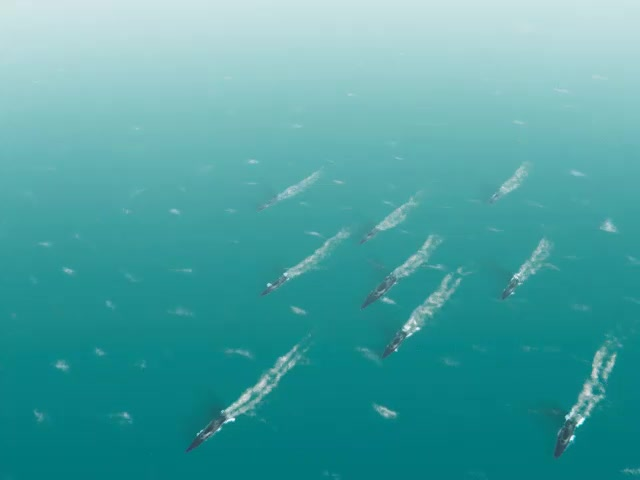
#> input picture Dataset/data/photo/a1.jpg, 640 x 480 px, found by its file name; its folder holds only this picture in this run
$ python stern_wave.py
#> lines starting #> are read from the running program, lines starting #| are printed output that depends on the picture; after the words box and inside, x2 and y2 are one past the last pixel; in counts of white or black regions, pixels touching at a corner belong together
import cv2
import numpy as np
from shapely.geometry import Polygon
import os
import re
import time
import pandas as pd
import matplotlib.pyplot as plt

class BoatTracker:
    def __init__(self):
        pass

    def get_blue_sea_boxes(self, img, S, V):
        """
        Expert A: For a1, a2, b1 (Standard Blue Water)
        Strategy: Catch bright, cyan-ish wakes.
        """
        # Loose Saturation (< 100) allows cyan wakes
        _, m_sat = cv2.threshold(S, 100, 255, cv2.THRESH_BINARY_INV)
        _, m_val = cv2.threshold(V, 140, 255, cv2.THRESH_BINARY)
        mask = cv2.bitwise_and(m_sat, m_val)

        # Connect gaps to form solid objects
        kernel = np.ones((5, 5), np.uint8)
        mask = cv2.morphologyEx(mask, cv2.MORPH_CLOSE, kernel)

        boxes = []
        contours, _ = cv2.findContours(mask, cv2.RETR_EXTERNAL, cv2.CHAIN_APPROX_SIMPLE)

        for cnt in contours:
            area = cv2.contourArea(cnt)
            # Filter: Big and Long
            if area > 200:
                rect = cv2.minAreaRect(cnt)
                width, height = rect[1]
                if width > 0 and height > 0:
                    ratio = max(width, height) / min(width, height)

                    # Strict Ratio (> 1.6) rejects circles/loops
                    if ratio > 1.6:
                        hull = cv2.convexHull(cnt)
                        hull_area = cv2.contourArea(hull)
                        solidity = area / hull_area if hull_area > 0 else 0

                        if solidity > 0.4:
                            box = cv2.boxPoints(rect)
                            box = np.int32(box)
                            boxes.append(box)
        return boxes

    def get_loop_and_micro_boxes(self, img, gray, S):
        """
        Expert B: For c1, c2 (Loops / Tiny Boats)
        Strategy: Use TWO scales of Adaptive Thresholding.
        """
        # 1. Standard Adaptive (For c2 - Medium chunks)
        gray_blur = cv2.GaussianBlur(gray, (5, 5), 0)
        mask_macro = cv2.adaptiveThreshold(
            gray_blur, 255, cv2.ADAPTIVE_THRESH_GAUSSIAN_C,
            cv2.THRESH_BINARY, 51, -10
        )

        # 2. Micro Adaptive (For c1 - Tiny dots) -> NEW!
        # Small block size (13) catches tiny details that Block 51 misses
        mask_micro = cv2.adaptiveThreshold(
            gray, 255, cv2.ADAPTIVE_THRESH_GAUSSIAN_C,
            cv2.THRESH_BINARY, 13, -5
        )

        # Union the two scales
        mask_adaptive = cv2.bitwise_or(mask_macro, mask_micro)

        # Strict Saturation (< 50) removes blue water noise
        _, m_sat = cv2.threshold(S, 50, 255, cv2.THRESH_BINARY_INV)
        mask = cv2.bitwise_and(mask_adaptive, m_sat)

        # Open operation to snap thin loop lines
        kernel = np.ones((3, 3), np.uint8)
        mask = cv2.morphologyEx(mask, cv2.MORPH_OPEN, kernel)
        mask = cv2.dilate(mask, kernel, iterations=1)

        boxes = []
        contours, _ = cv2.findContours(mask, cv2.RETR_EXTERNAL, cv2.CHAIN_APPROX_SIMPLE)
        img_area = img.shape[0] * img.shape[1]

        for cnt in contours:
            area = cv2.contourArea(cnt)
            # Filter: Allow very small fragments (10px) for c1
            if 10 < area < 10000:
                rect = cv2.minAreaRect(cnt)
                width, height = rect[1]
                if width > 0 and height > 0:
                    ratio = max(width, height) / min(width, height)

                    # Ratio > 1.1: Allow chunky fragments
                    if ratio > 1.1:
                        # Safety: Ignore massive boxes
                        if (width * height) < (img_area * 0.05):
                            box = cv2.boxPoints(rect)
                            box = np.int32(box)
                            boxes.append(box)
        return boxes

    def get_sunset_boxes(self, img, gray):
        """
        Expert C: For c3, b2 (Sunset / Glare)
        Strategy: Use BLUE CHANNEL extraction + Top-Hat.
        """
        # Physics Trick: Orange/Red water has LOW Blue. White foam has HIGH Blue.
        B_channel = img[:,:,0]
        _, mask_blue = cv2.threshold(B_channel, 160, 255, cv2.THRESH_BINARY)

        # Top-Hat for local contrast
        kernel = cv2.getStructuringElement(cv2.MORPH_RECT, (25, 25))
        tophat = cv2.morphologyEx(gray, cv2.MORPH_TOPHAT, kernel)
        _, mask_tophat = cv2.threshold(tophat, 15, 255, cv2.THRESH_BINARY)

        # Union them to get the best of both
        mask = cv2.bitwise_or(mask_blue, mask_tophat)

        # Clean up noise
        kernel_clean = np.ones((3, 3), np.uint8)
        mask = cv2.morphologyEx(mask, cv2.MORPH_OPEN, kernel_clean)

        boxes = []
        contours, _ = cv2.findContours(mask, cv2.RETR_EXTERNAL, cv2.CHAIN_APPROX_SIMPLE)
        img_area = img.shape[0] * img.shape[1]

        for cnt in contours:
            area = cv2.contourArea(cnt)
            if area > 15:
                rect = cv2.minAreaRect(cnt)
                width, height = rect[1]
                if width > 0 and height > 0:
                    ratio = max(width, height) / min(width, height)

                    # Loose ratio (> 0.8)
                    if ratio > 0.8:
                        if (width * height) < (img_area * 0.05):
                            box = cv2.boxPoints(rect)
                            box = np.int32(box)
                            boxes.append(box)
        return boxes

    def find_all_stern_waves(self, img):
        hsv = cv2.cvtColor(img, cv2.COLOR_BGR2HSV)
        gray = cv2.cvtColor(img, cv2.COLOR_BGR2GRAY)
        S = hsv[:,:,1]
        V = hsv[:,:,2]

        # 1. Run All Experts
        boxes_A = self.get_blue_sea_boxes(img, S, V)
        boxes_B = self.get_loop_and_micro_boxes(img, gray, S)
        boxes_C = self.get_sunset_boxes(img, gray)

        final_boxes = []

        # 2. Smart Merge (Priority: A > B > C)

        # Add all 'A' boxes (High Confidence)
        for b in boxes_A:
            final_boxes.append(b)

        # Add 'B' boxes only if they don't overlap with 'A'
        for b_B in boxes_B:
            center_B = np.mean(b_B, axis=0)
            is_duplicate = False
            for b_existing in final_boxes:
                center_existing = np.mean(b_existing, axis=0)
                dist = np.linalg.norm(center_B - center_existing)
                if dist < 20:
                    is_duplicate = True
                    break
            if not is_duplicate:
                final_boxes.append(b_B)

        # Add 'C' boxes only if they don't overlap with 'A' or 'B'
        for b_C in boxes_C:
            center_C = np.mean(b_C, axis=0)
            is_duplicate = False
            for b_existing in final_boxes:
                center_existing = np.mean(b_existing, axis=0)
                dist = np.linalg.norm(center_C - center_existing)
                if dist < 20:
                    is_duplicate = True
                    break
            if not is_duplicate:
                final_boxes.append(b_C)

        return final_boxes, None

    # [10 lines left out: function calculate_iou, not called in this run]

def parse_gt_file(txt_path):
    gt_polygons = []
    if not os.path.exists(txt_path):
        return []
    with open(txt_path, 'r') as f:
        lines = f.readlines()
        for line in lines:
            coords = re.findall(r'\d+', line)
            if len(coords) >= 8:
                points = []
                for i in range(0, 8, 2):
                    points.append([int(coords[i]), int(coords[i+1])])
                gt_polygons.append(points)
    return gt_polygons

if __name__ == "__main__":
    current_dir = os.path.dirname(os.path.abspath(__file__))
    img_dir = os.path.join(current_dir, "Dataset", "data", "photo")
    gt_dir  = os.path.join(current_dir, "Dataset", "data", "GT")

    tracker = BoatTracker()
    test_files = ['a1', 'a2', 'a3', 'b1', 'b2', 'b3', 'c1', 'c2', 'c3']
    results = []
    avg_iou = 0.0

    for file_id in test_files:
        start_time = time.time()

        img_path = os.path.join(img_dir, f"{file_id}.jpg")
        txt_path = os.path.join(gt_dir, f"{file_id}.txt")
        print(f"\n--- Processing {file_id} ---")

        if not os.path.exists(img_path):
            print(f"Skipping {file_id}: Image not found.")
            continue

        img = cv2.imread(img_path)
#> img is the input picture: shape (480, 640, 3); mean B, G, R 163.8, 162.2, 75.2
        gt_polys = parse_gt_file(txt_path)

        pred_boxes, _ = tracker.find_all_stern_waves(img)
#> in find_all_stern_waves, `S = hsv[:,:,1]`:
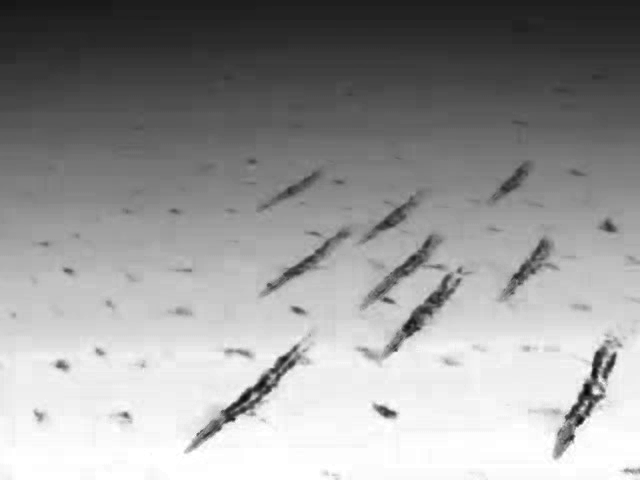
#> S: shape (480, 640); min 5, max 255, mean 152.9
#> in find_all_stern_waves, `V = hsv[:,:,2]`:
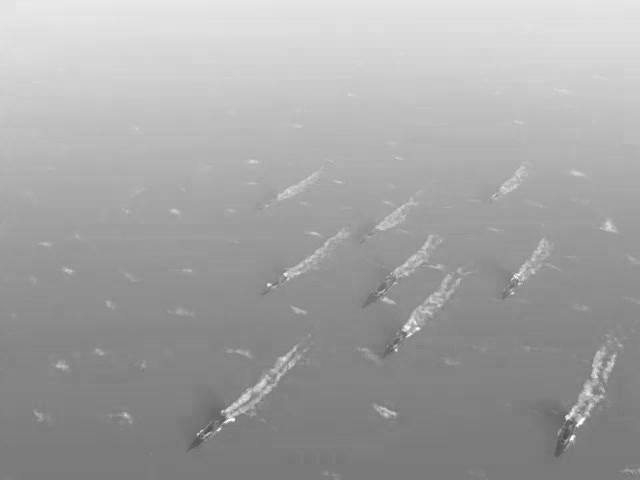
#> V: shape (480, 640); min 75, max 255, mean 164.1
#> in get_blue_sea_boxes, `_, m_sat = cv2.threshold(S, 100, 255, cv2.THRESH_BINARY_INV)`:
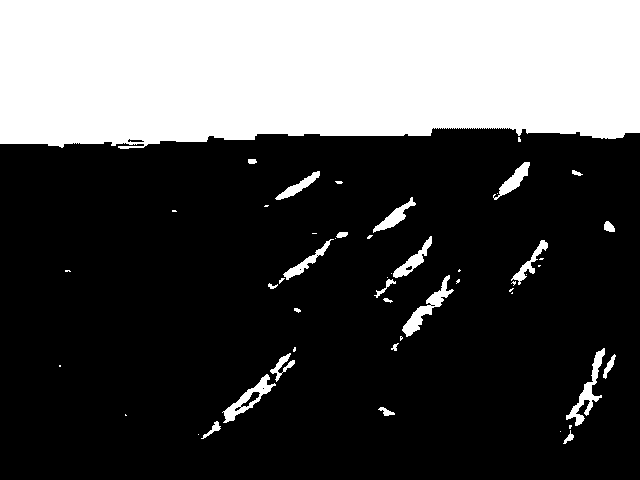
#> m_sat: shape (480, 640); 30.5% white; 51 white regions (27 under 20 px), largest, box (x1, y1, x2, y2) and area: (0, 0, 640, 149) 87921, (402, 275, 454, 337) 744, (566, 348, 605, 426) 738
#> in get_blue_sea_boxes, `contours, _ = cv2.findContours(mask, cv2.RETR_EXTERNAL, cv2.CHAIN_APPR..`: contours = 39 contours, 22 with area under 20; largest, box (x1, y1, x2, y2) and area: (0, 0, 640, 149) 87302, (222, 353, 295, 423) 1054, (566, 348, 605, 427) 752, (400, 275, 454, 341) 718, (386, 236, 432, 286) 462
#> the loop in get_blue_sea_boxes, `for cnt in contours:` made 39 passes
#> (area, rect, width, height, ratio, hull_area, solidity, box) on passes 10, 11, 20: (1054, ((258.4, 389.5), (96.05, 16.83), -42.95), 96.05, 16.83, 5.71, 1401, 0.752, [[228, 428], [217, 416], [287, 350], [299, 362]]), (751.5, ((591.5, 389.2), (85.04, 23.86), -64.54), 85.04, 23.86, 3.56, 1389, 0.541, [[584, 432], [562, 422], [599, 345], [620, 355]]), (718.5, ((426.2, 309), (81.17, 15.73), -48.65), 81.17, 15.73, 5.16, 1052.5, 0.683, [[405, 344], [393, 334], [447, 273], [458, 283]])
#> after the loop in get_blue_sea_boxes, `for cnt in contours:`: boxes = 10 items
#> in get_loop_and_micro_boxes, `mask = cv2.dilate(mask, kernel, iterations=1)`:
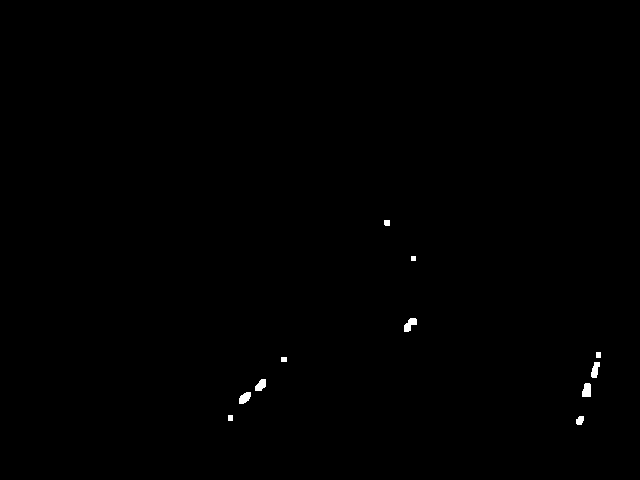
#> mask: shape (480, 640); 0.24% white; 11 white regions
#> in get_loop_and_micro_boxes, `contours, _ = cv2.findContours(mask, cv2.RETR_EXTERNAL, cv2.CHAIN_APPR..`: contours = 11 contours, 1 with area under 20; largest, box (x1, y1, x2, y2) and area: (582, 383, 591, 397) 90, (404, 318, 417, 332) 89, (239, 392, 251, 404) 84, (255, 379, 266, 391) 78, (591, 362, 600, 378) 77
#> the loop in get_loop_and_micro_boxes, `for cnt in contours:` made 11 passes
#> (cnt, area, rect, width, height, ratio, box) on passes 2, 7, 8: ([[228, 415], [228, 420], [232, 420], [232, 415]], 20, ((230, 417.5), (5, 4), -90), 5, 4, 1.25, [[232, 420], [228, 420], [228, 415], [232, 415]]), ([[281, 357], [281, 361], [286, 361], [286, 357]], 20, ((283.5, 359), (4, 5), -90), 4, 5, 1.25, [[286, 361], [281, 361], [281, 357], [286, 357]]), ([[596, 352], [596, 357], [600, 357], [600, 352]], 20, ((598, 354.5), (5, 4), -90), 5, 4, 1.25, [[600, 357], [596, 357], [596, 352], [600, 352]])
#> after the loop in get_loop_and_micro_boxes, `for cnt in contours:`: boxes = 7 items
#> in get_sunset_boxes, `mask = cv2.morphologyEx(mask, cv2.MORPH_OPEN, kernel_clean)`:
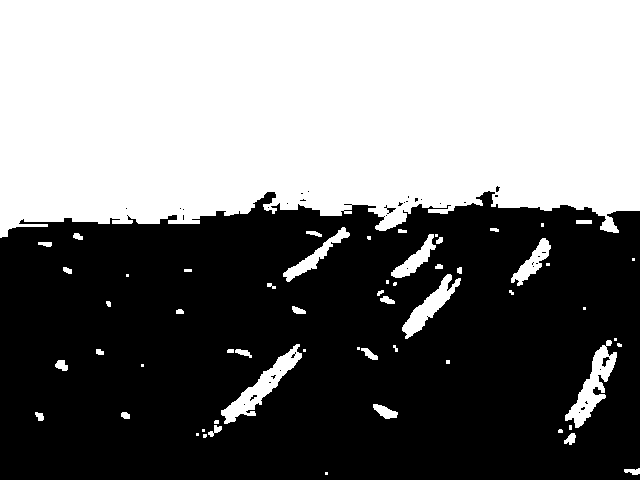
#> mask: shape (480, 640); 47.4% white; 59 white regions (23 under 20 px)
#> in get_sunset_boxes, `contours, _ = cv2.findContours(mask, cv2.RETR_EXTERNAL, cv2.CHAIN_APPR..`: contours = 59 contours, 31 with area under 20; largest, box (x1, y1, x2, y2) and area: (0, 0, 640, 238) 136252, (221, 344, 302, 424) 1550, (565, 340, 617, 428) 1452, (402, 274, 461, 339) 1042, (283, 227, 350, 282) 678
#> the loop in get_sunset_boxes, `for cnt in contours:` made 59 passes
#> (cnt, area, rect, width, height, ratio, box) on pass 58: ([[576, 220], [576, 223], [591, 223], [591, 220]], 45, ((583.5, 221.5), (3, 15), -90), 3, 15, 5, [[591, 223], [576, 223], [576, 220], [591, 220]])
#> after the loop in get_sunset_boxes, `for cnt in contours:`: boxes = 33 items
#> the loop in find_all_stern_waves, `for b in boxes_A:` made 10 passes
#> b on passes 1 to 8: [[228, 428], [217, 416], [287, 350], [299, 362]], [[584, 432], [562, 422], [599, 345], [620, 355]], [[405, 344], [393, 334], [447, 273], [458, 283]], [[515, 296], [504, 287], [541, 238], [553, 247]], [[282, 287], [275, 278], [331, 236], [337, 245]], [[392, 290], [382, 280], [430, 235], [439, 245]], [[379, 239], [370, 229], [410, 195], [419, 205]], [[278, 203], [273, 195], [317, 169], [322, 177]]
#> after the loop in find_all_stern_waves, `for b in boxes_A:`: final_boxes = 10 items
#> the loop in find_all_stern_waves, `for b_B in boxes_B:` made 7 passes
#> (b_B, center_B) on passes 1 to 7: ([[583, 424], [576, 424], [576, 416], [583, 416]], [579.5, 420]), ([[232, 420], [228, 420], [228, 415], [232, 415]], [230, 417.5]), ([[590, 396], [582, 396], [582, 383], [590, 383]], [586, 389.5]), ([[596, 378], [589, 376], [593, 360], [599, 362]], [594.2, 369]), ([[286, 361], [281, 361], [281, 357], [286, 357]], [283.5, 359]), ([[600, 357], [596, 357], [596, 352], [600, 352]], [598, 354.5]), ([[406, 333], [400, 327], [412, 315], [418, 321]], [409, 324])
#> after the loop in find_all_stern_waves, `for b_B in boxes_B:`: final_boxes = 15 items
#> the loop in find_all_stern_waves, `for b_C in boxes_C:` made 33 passes
#> (b_C, center_C) on passes 1 to 6: ([[624, 474], [623, 469], [638, 467], [639, 473]], [631, 470.8]), ([[568, 447], [562, 441], [572, 431], [578, 437]], [570, 439]), ([[212, 438], [206, 432], [217, 422], [222, 427]], [214.2, 429.8]), ([[129, 418], [121, 418], [121, 412], [129, 412]], [125, 415]), ([[43, 420], [35, 420], [35, 412], [43, 412]], [39, 416]), ([[393, 421], [369, 411], [374, 401], [398, 412]], [383.5, 411.2])
#> after the loop in find_all_stern_waves, `for b_C in boxes_C:`: final_boxes = 38 items
#> pred_boxes = 38 items
        exec_time = time.time() - start_time

        IOU_THRESH = 0.1 #0.3
        tp = 0
        fp = 0
        fn = 0

        total_iou = 0
        vis_img = img.copy()

        matched_pred_indices = set()

        if gt_polys:
            total_iou = 0.0
            for gt_poly in gt_polys:
                best_iou_for_this_boat = 0
                best_pred_idx = -1
                cv2.drawContours(vis_img, [np.array(gt_poly)], 0, (0, 255, 0), 2)
                for i, pred in enumerate(pred_boxes):
                    iou = tracker.calculate_iou(pred, gt_poly)
                    if iou > best_iou_for_this_boat:
                        best_iou_for_this_boat = iou
                        best_pred_idx = i
                if best_iou_for_this_boat >= IOU_THRESH:
                    tp += 1
                    matched_pred_indices.add(best_pred_idx)
                    total_iou += best_iou_for_this_boat
                else:
                    fn += 1
            fp = len(pred_boxes) - len(matched_pred_indices)

            precision = tp / (tp + fp) if (tp + fp) > 0 else 0.0
            recall    = tp / (tp + fn) if (tp + fn) > 0 else 0.0
            f1        = (2 * precision * recall / (precision + recall)) if (precision + recall) > 0 else 0.0
            avg_iou = total_iou / tp if tp > 0 else 0.0

            print(f"Average IoU for {file_id}: {avg_iou:.4f}")
            print(f"TP={tp}, FP={fp}, FN={fn}")
            print(f"Precision={precision:.3f}, Recall={recall:.3f}, F1={f1:.3f}")

        if len(pred_boxes) == 0 or tp == 0:
            results.append({
                "image": file_id,
                "avg_iou": "X",
                "time_sec": round(exec_time, 3)
            })
        else:
            results.append({
                "image": file_id,
                "avg_iou": round(avg_iou, 3),
                "time_sec": round(exec_time, 3)
            })


        for p in    pred_boxes:
            cv2.drawContours(vis_img, [p], 0, (0, 0, 255), 1)
#> this loop made 38 passes
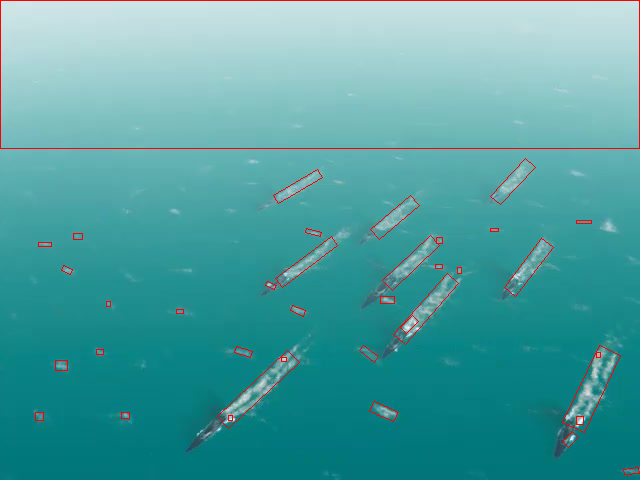
#> vis_img: shape (480, 640, 3); 1.18% of pixels changed, all inside (x1, y1, x2, y2) = (0, 0, 640, 475)

        cv2.putText(vis_img, f"Avg IoU: {avg_iou:.2f}", (10, 30),
                    cv2.FONT_HERSHEY_SIMPLEX, 1, (0, 255, 255), 2)
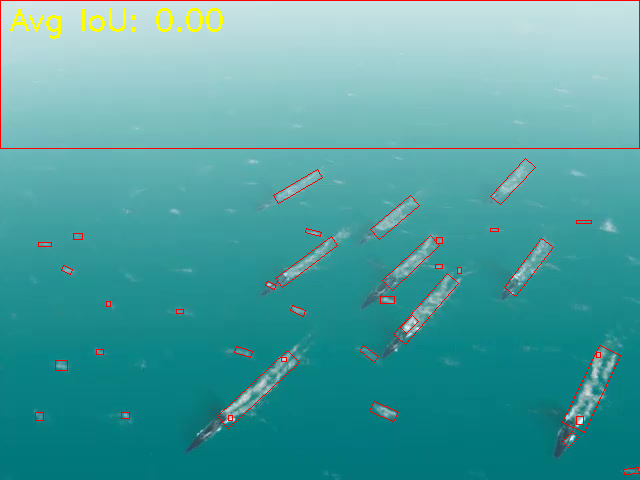
#> vis_img: shape (480, 640, 3); 0.43% of pixels changed, all inside (x1, y1, x2, y2) = (10, 8, 223, 39)

        cv2.imshow(f"Result {file_id}", vis_img)

        # Press 'Esc' to exit early
        if cv2.waitKey(0) & 0xFF == 27:
#> (key Esc is pressed here)
            break

    grid = [
        ["a1", "a2", "a3"],
        ["b1", "b2", "b3"],
        ["c1", "c2", "c3"]
    ]

    result_map = {}
    for r in results:
        if r["avg_iou"] == "X":
            result_map[r["image"]] = "X"
        else:
            result_map[r["image"]] = f'{r["avg_iou"]:.2f} / {r["time_sec"]:.3f}s'

    table_data = []
    row_labels = ["a", "b", "c"]
    col_labels = ["1", "2", "3"]

    for row in grid:
        row_cells = []
        for k in row:
            value = result_map.get(k, "X")
            row_cells.append(value)
        table_data.append(row_cells)

    fig, ax = plt.subplots(figsize=(6, 4))
    ax.axis("off")

    tbl = ax.table(
        cellText=table_data,
        rowLabels=row_labels,
        colLabels=col_labels,
        loc="center",
        cellLoc="center"
    )

    tbl.scale(1.6, 1.8)
    tbl.auto_set_font_size(False)
    tbl.set_fontsize(11)

    plt.title("IoU / Execution Time Summary", pad=20)

    plt.savefig("iou_time_table_tradition.png", dpi=300, bbox_inches="tight")

    cv2.destroyAllWindows()
